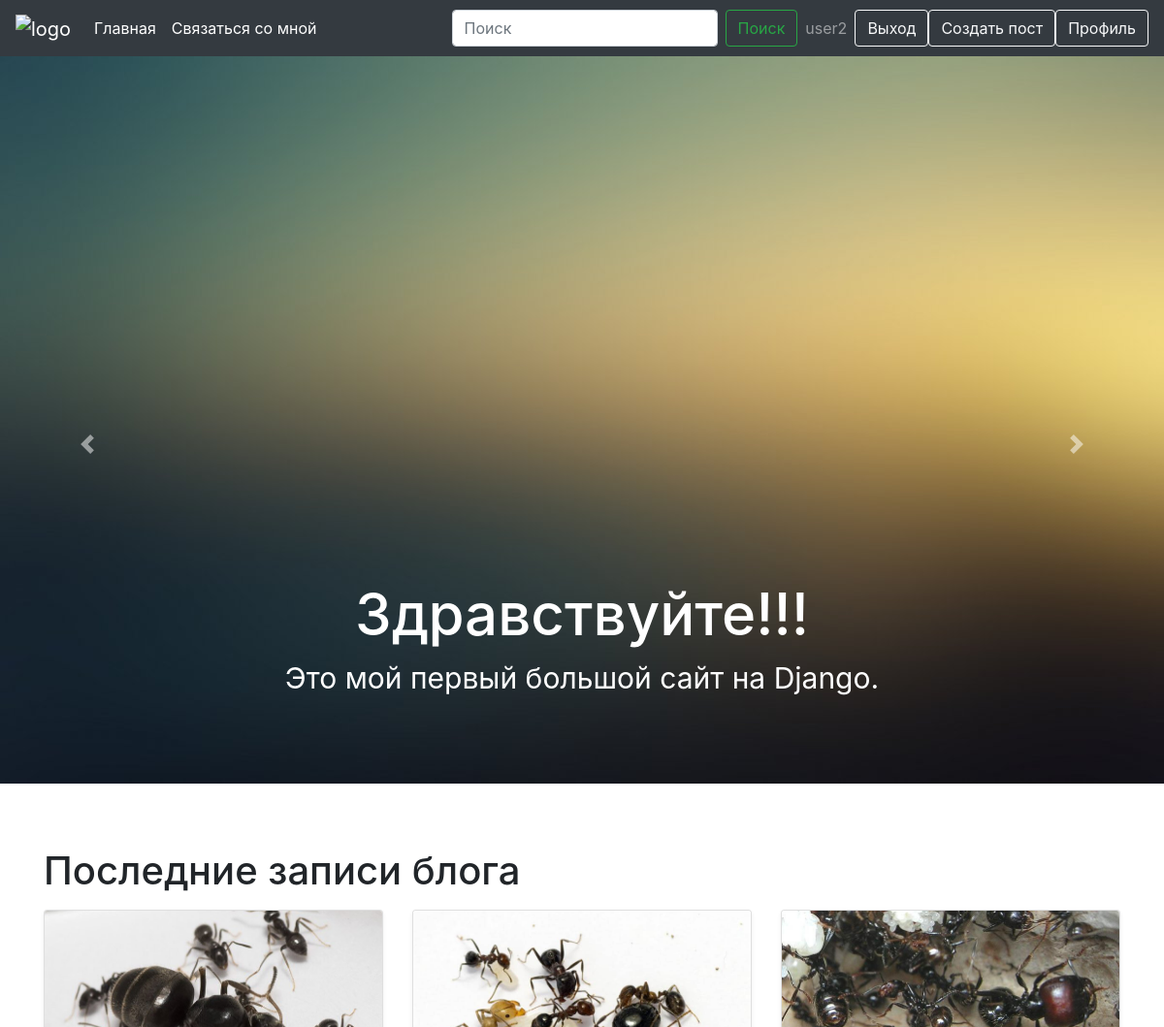
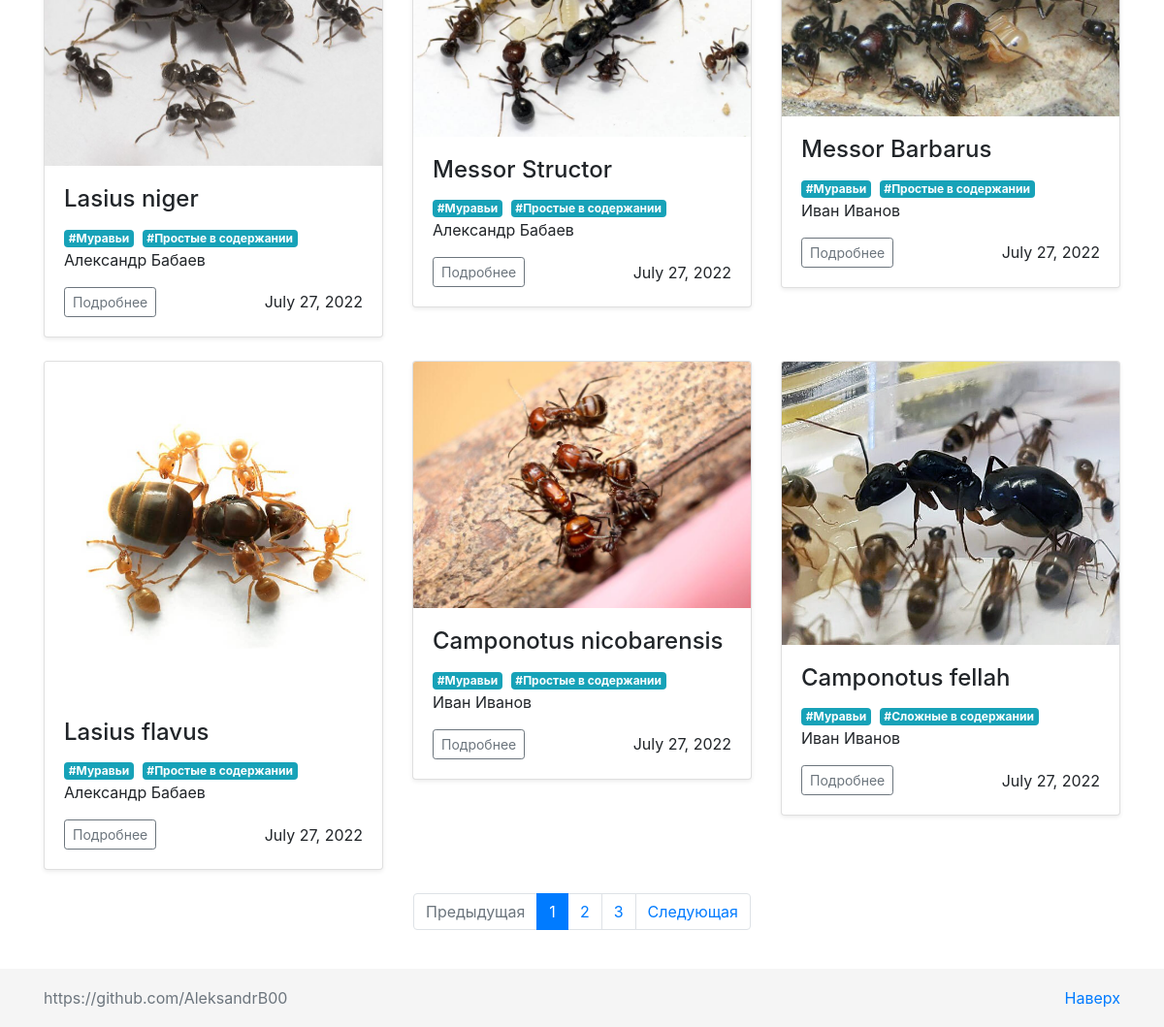
The page / (signed in) on the database its author committed (2 pictures, top to bottom).
### myblog/models.py (models this page shows, shortened)
class Post(models.Model):
    h1 = models.CharField(max_length=100)
    text = models.TextField()
    author = models.ForeignKey(User, on_delete=models.CASCADE, related_name='user_name')
    post_date = models.DateField(default=timezone.now)
    image = models.ImageField()
    slug = models.SlugField(max_length=100, unique=True)
    tag = TaggableManager()

### myblog/views.py (the view)
# urls.py: path('', MainPageView.as_view(), name='home'),
class MainPageView(View):
    def get(self, request):
        posts = Post.objects.filter(post_date__lte=timezone.now()).order_by('-post_date')
        pagination = Paginator(posts, 6)
        page_number = request.GET.get('page')
        page_obj = pagination.get_page(page_number)
        return render(request, 'home.html', context={
            'page_obj' : page_obj
         })

### myblog/templates/home.html (shortened to what this page needs)
{% extends 'base.html' %}
{% load static %}
{% block carousel%}
    {% include 'modules/carousel.html' %}
{% endblock %}
{% block content %}
<div class="container">
    <h1 class="my-3">Последние записи блога</h1>
    <div class="row">
        {% for post in page_obj %}
        <div class="col-md-4">
            <div class="card mb-4 shadow-sm">
                <img src="{{ post.image.url }}" alt="" class="card-img-top">
                <div class="card-body">
                    <h4 class="card-title">{{ post.h1 }}</h4>
                    {% for tag in post.tag.all %}
                  <a href="{% url 'tag' tag.slug %}" class="mr-1 badge badge-info">#{{ tag }}</a>
                    {% endfor %}
                    <p class="card-text">{{ post.author.first_name }} {{ post.author.last_name }}</p>
                    <div class="d-flex justify-content-between align-items-center">
                        <div class="btn-group">
                            <a href="{% url 'post_detail' post.slug %}" class="btn btn-sm btn-outline-secondary">Подробнее</a>
                        </div>
                        {{ post.post_date }}
                    </div>
                </div>
            </div>
        </div>
        {% endfor %}
    </div>
</div>
{% endblock %}
{% block pagination %}
<nav aria-label="Paginate me">
    <ul class="pagination justify-content-center">
        {% if page_obj.has_previous %}
        <li class="page-item">
            <a class="page-link" href="?page={{ page_obj.previous_page_number }}" tabindex="-1">Предыдущая</a>
        </li>
        {% else %}
        <li class="page-item disabled">
            <a class="page-link" href="#" tabindex="-1">Предыдущая</a>
        </li>
        {% endif %}
        {% for i in page_obj.paginator.page_range %}
        {% if i == page_obj.number %}
        <li class="page-item active"><a class="page-link" href="?page={{ i }}">{{ i }}</a></li>
        {% else %}
        <li class="page-item"><a class="page-link" href="?page={{ i }}">{{ i }}</a></li>
        {% endif %}
        {% endfor %}
        {% if page_obj.has_next %}
        <li class="page-item">
            <a class="page-link" href="?page={{ page_obj.next_page_number }}">Следующая</a>
        </li>
        {% else %}
        <li class="page-item disabled">
            <a class="page-link" href="#">Следующая</a>
        </li>
        {% endif %}
    </ul>
</nav>
<br>
{% endblock %}

### myblog/templates/base.html (shortened to what this page needs)
{% load static %}
<!doctype html>
<html lang="en">
  <head>
    <link rel="stylesheet" href="https://cdn.jsdelivr.net/npm/bootstrap@4.5.3/dist/css/bootstrap.min.css"
>
          <link rel="stylesheet" href="{% static 'css/style.css' %}">
  </head>
  <body>
    <nav class="navbar navbar-expand-lg navbar-dark bg-dark sticky-top">
      <a href="#" class="navbar-brand">
          <img src="https://upload.wikimedia.org/wikipedia/commons/c/c3/Python-logo-notext.svg" width="30" height="30" alt="logo">
      </a>
      <div class="collapse navbar-collapse" id="navbarSupportedContent">
          <ul class="navbar-nav mr-auto">
              <li class="nav-item active">
                  <a href="{% url 'home' %}" class="nav-link">Главная</a>
              </li>
              <li class="nav-item active">
                  <a href="{% url 'contact' %}" class="nav-link">Связаться со мной</a>
              </li>
          </ul>
          <form action="{% url 'search_results' %}" class="form-inline my-2 my-lg-0", method="get">
              <input name="q" type="text" class="form-control mr-sm-2" placeholder="Поиск" aria-label="Поиск">
              <button class="btn btn-outline-success my-2 my-sm-0 mr-2" type="submit">Поиск</button>
          </form>
          {% if user.is_authenticated %}
          <span class="navbar-text mr-2">{{ user }}</span>
          <a href="{% url 'logout' %}" class="btn btn-outline-light">Выход</a>
          <a href="{% url 'create_post' %}" class="btn btn-outline-light">Создать пост</a>
          <a href="{% url 'profile_page' %}" class="btn btn-outline-light">Профиль</a>
          {% else %}
          <a href=" {% url 'signin' %} " class="btn btn-outline-light mr-2">Вход</a>
          <a href=" {% url 'signup' %} " class="btn btn-outline-light mr-2">Регистрация</a>
          {% endif %}
      </div>
  </nav>
  {% block carousel %}
  {% endblock %}
  {% block content %}
  {% endblock %}
{% block pagination %}
{% endblock %}
{% include 'modules/footer.html' %}
  </body>
</html>

### myblog/static/css/style.css (style rules this page uses)
body { margin-bottom: 60px; }
html { position: relative; min-height: 100%; }

### rows shown on the page
Post: image (picture), h1 "Lasius niger", author.first_name "Александр", author.last_name "Бабаев", post_date "July 27, 2022"
Tag: name "Муравьи"
Tag: name "Простые в содержании"
Post: image (picture), h1 "Messor Structor", author.first_name "Александр", author.last_name "Бабаев", post_date "July 27, 2022"
Post: image (picture), h1 "Messor Barbarus", author.first_name "Иван", author.last_name "Иванов", post_date "July 27, 2022"
Post: image (picture), h1 "Lasius flavus", author.first_name "Александр", author.last_name "Бабаев", post_date "July 27, 2022"
Post: image (picture), h1 "Camponotus nicobarensis", author.first_name "Иван", author.last_name "Иванов", post_date "July 27, 2022"
Post: image (picture), h1 "Camponotus fellah", author.first_name "Иван", author.last_name "Иванов", post_date "July 27, 2022"
Tag: name "Сложные в содержании"

### other values the page prints
{{ user }} "user2"
{{ i }} "1"
{{ i }} "2" "3"
